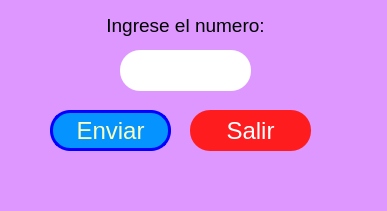
<?xml version="1.0" encoding="UTF-8"?>
<ui version="4.0">
 <class>MainWindow</class>
 <widget class="QMainWindow" name="MainWindow">
  <property name="geometry">
   <rect>
    <x>0</x>
    <y>0</y>
    <width>387</width>
    <height>211</height>
   </rect>
  </property>
  <property name="windowTitle">
   <string>MainWindow</string>
  </property>
  <property name="styleSheet">
   <string notr="true">background-color: rgb(221, 151, 255);</string>
  </property>
  <widget class="QWidget" name="centralwidget">
   <widget class="QPushButton" name="btn_calcular">
    <property name="geometry">
     <rect>
      <x>50</x>
      <y>110</y>
      <width>121</width>
      <height>41</height>
     </rect>
    </property>
    <property name="font">
     <font>
      <pointsize>18</pointsize>
      <underline>false</underline>
     </font>
    </property>
    <property name="styleSheet">
     <string notr="true">background-color: rgb(5, 147, 255);
color: rgb(250, 255, 187);
border-radius:20px;
border: 3px solid blue;</string>
    </property>
    <property name="text">
     <string>Enviar</string>
    </property>
   </widget>
   <widget class="QLineEdit" name="txt_A">
    <property name="geometry">
     <rect>
      <x>120</x>
      <y>50</y>
      <width>131</width>
      <height>41</height>
     </rect>
    </property>
    <property name="font">
     <font>
      <pointsize>20</pointsize>
      <weight>50</weight>
      <italic>false</italic>
      <bold>false</bold>
     </font>
    </property>
    <property name="styleSheet">
     <string notr="true">background-color: rgb(255, 255, 255);
border-radius:20px;</string>
    </property>
    <property name="text">
     <string/>
    </property>
   </widget>
   <widget class="QLabel" name="label">
    <property name="geometry">
     <rect>
      <x>100</x>
      <y>10</y>
      <width>171</width>
      <height>31</height>
     </rect>
    </property>
    <property name="font">
     <font>
      <pointsize>14</pointsize>
     </font>
    </property>
    <property name="text">
     <string>&lt;html&gt;&lt;head/&gt;&lt;body&gt;&lt;p align=&quot;center&quot;&gt;Ingrese el numero:&lt;/p&gt;&lt;/body&gt;&lt;/html&gt;</string>
    </property>
   </widget>
   <widget class="QPushButton" name="btn_salir">
    <property name="geometry">
     <rect>
      <x>190</x>
      <y>110</y>
      <width>121</width>
      <height>41</height>
     </rect>
    </property>
    <property name="font">
     <font>
      <pointsize>18</pointsize>
      <underline>false</underline>
     </font>
    </property>
    <property name="styleSheet">
     <string notr="true">background-color: rgb(255, 28, 31);
color: rgb(255, 255, 255);
border-radius:20px;</string>
    </property>
    <property name="text">
     <string>Salir</string>
    </property>
   </widget>
  </widget>
  <widget class="QMenuBar" name="menubar">
   <property name="geometry">
    <rect>
     <x>0</x>
     <y>0</y>
     <width>387</width>
     <height>21</height>
    </rect>
   </property>
  </widget>
  <widget class="QStatusBar" name="statusbar"/>
 </widget>
 <resources/>
 <connections/>
</ui>
